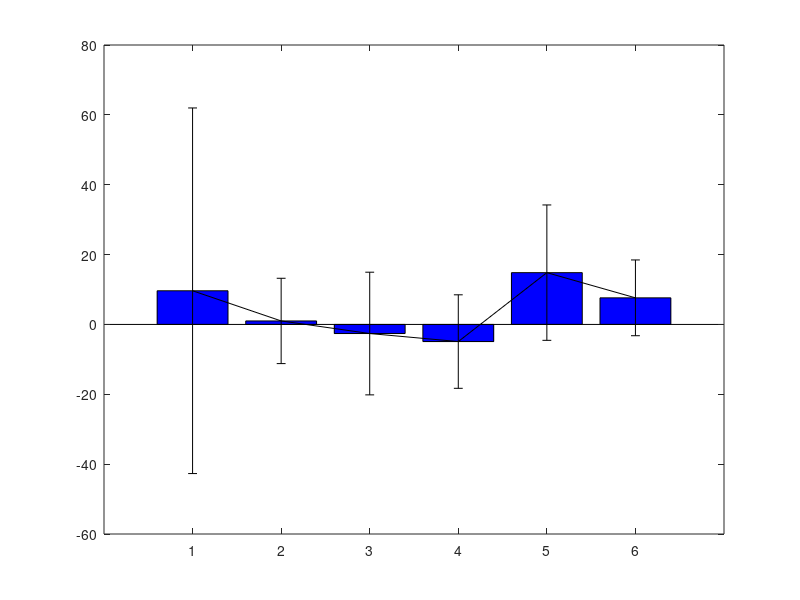

Reproduce this figure in MATLAB. (Note: this script raises an error after producing the figure.)
%each column means s1-s6
%each row means a experiment
%each value means pca angle drift on the horizontal
angleResults = importdata('angleResults_small_15.csv')
angles = angleResults.data(); 
a = []; b = []
%remove abnormal data
for i = 1:6
    a = [a mean(angles(abs(angles(:,i))<90, i))]
    b = [b std(angles(abs(angles(:,i))<90, i))]
end
figure(1);
bar(a,'b');
hold on;
errorbar(a,b,'k','LineStyle','none');
xlabel('Device','FontSize',14);
ylabel('Angle Drift (degree)','FontSize',14);
title('Horizontal Angle Drift')
set(gca,'xticklabel',{'s1'; 's2'; 's3';'s4';'s5';'s6' })


%each column means s1-s6
%each row means a experiment
%each value means correlation between pca and magnet global data
corResults = importdata('pcaCorResults_small_15.csv')
cors = corResults.data(); 
%remove abnormal data
a = []; b = []
for i = 1:6
    a = [a mean(cors(abs(angles(:,i))<90, i))]
    b = [b std(cors(abs(angles(:,i))<90, i))]
end
figure(2);
bar(a,'b');
hold on;
errorbar(a,b,'k','LineStyle','none');
xlabel('Device','FontSize',14);
ylabel('Similarity','FontSize',14);
title('Similarity Between PCA Converted Global Data and Magnet Conveted Global Data')
set(gca,'xticklabel',{'s1'; 's2'; 's3';'s4';'s5';'s6' })
